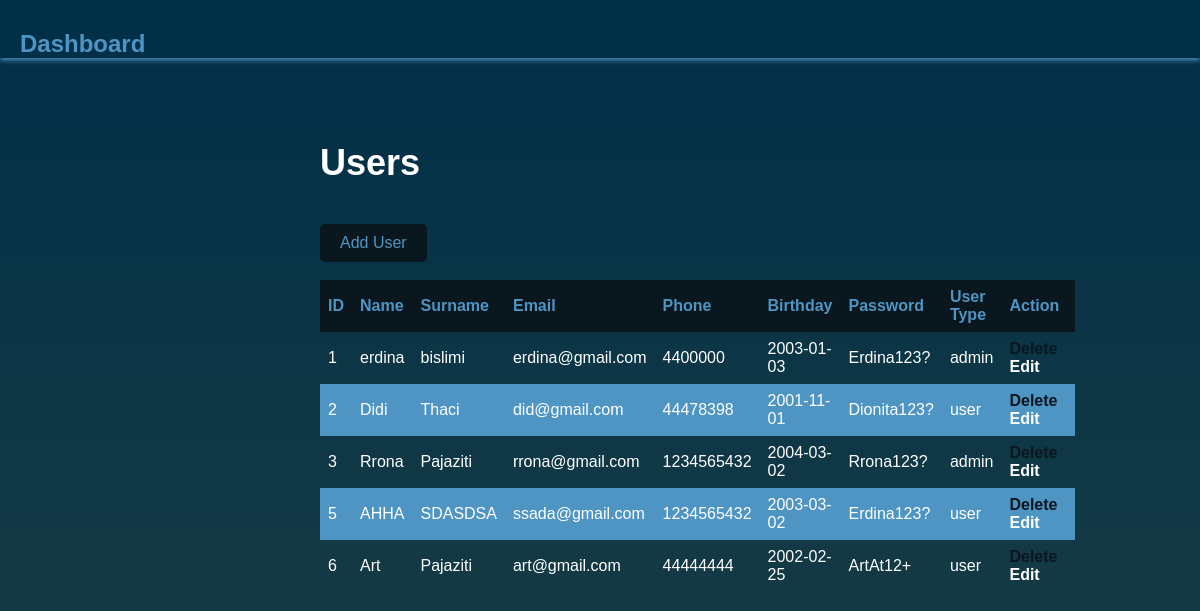
Page /dashboard/userDashboard.php on the committed database.
### tables this page shows
CREATE TABLE `travel_register` (
  `id` int(11) NOT NULL,
  `name` varchar(255) NOT NULL,
  `surname` varchar(255) NOT NULL,
  `email` varchar(255) NOT NULL,
  `phone` int(12) NOT NULL,
  `birthday` date NOT NULL,
  `password` varchar(255) NOT NULL,
  `user_type` varchar(255) NOT NULL
);

### config_register.php (called while the page is built, shortened)
<?php
class DatabaseRegister
{
    public $server = 'localhost';
    public $username = 'root';
    public $password="";
    public $database = 'travelagency';
    public $conn;
    public function __construct()
    {
        try {
            $this->conn = new mysqli($this->server, $this->username, $this->password, $this->database);
        } catch (Exception $e) {
            echo 'Connection Failed' . $e->getMessage();
        }
    }
    public function fetch()
    {
        $data = null;
        $query = "SELECT * FROM travel_register";
        if ($sql = $this->conn->query($query)) {
            while ($row = mysqli_fetch_assoc($sql)) {
                $data[] = $row;
            }
        }
        return $data;
    }
}

### dashboard/userDashboard.php (the view, shortened to what this page needs)
<!DOCTYPE html>
<html>
<head>
  <link rel="stylesheet" href="dashboardsStyle/userdashboard.css">
</head>
<body>
  <nav class="navbar">
    <a class="navbar-brand" href="dashboard.php">Dashboard</a>
  </nav>
  <div class="container">
    <h1>Users</h1>
     <a href="userAdd.php">  <button type="submit" name="submit" id="userAdd">Add User</button><br> <br> </a>
    <table>
      <thead>
        <tr>
           <th>ID</th>
          <th>Name</th>
          <th>Surname</th>
          <th>Email</th>
          <th>Phone</th>
          <th>Birthday</th>
          <th>Password</th>
          <th>User Type</th>
          <th>Action</th>
        </tr>
      </thead>
      <tbody>
      <?php
        include '../config_register.php';
        $databaseRegister = new DatabaseRegister();
        $rows = $databaseRegister->fetch();
        if(!empty($rows)){
        foreach($rows as $row){
       ?>
        <tr>
                <td><?php echo $row['id']; ?></td>
                <td><?php echo $row['name']; ?></td>
                <td><?php echo $row['surname']; ?></td>
                <td><?php echo $row['email']; ?></td>
                <td><?php echo $row['phone']; ?></td>
                <td><?php echo $row['birthday']; ?></td>
                <td><?php echo $row['password']; ?></td>
                <td><?php echo $row['user_type']; ?></td>
                <td>
                  <a href="userDelete.php?id=<?php echo $row['id']; ?>" class="btn btn1">Delete</a>
                  <a href="userEdit.php?id=<?php echo $row['id']; ?>" class="btn btn2">Edit</a>
                </td>
              </tr>
              <?php
                }
              }
              else{
                echo "There is no data!";
              }
            ?>
      </tbody>
    </table>
  </div>
</body>
</html>

### dashboard/dashboardsStyle/userdashboard.css (style rules this page uses)
* { box-sizing: border-box; }
body { font-family: sans-serif; margin: 0; padding: 0; background: linear-gradient(#012f49, #1e4041); }
.navbar { padding-top: 30px; box-shadow: 0px 2px 5px #4f95c4; }
.navbar-brand { font-size: 24px; font-weight: bold; padding-left: 20px; text-decoration: none; color: #4f95c4; }
.container { max-width: 50%; margin: 40px auto; padding: 20px; height: 100vh; }
h1 { font-size: 36px; font-weight: bold; margin-bottom: 40px; color: white; }
button[type="submit"] { background-color: #0a171f; color: #4f95c4; padding: 10px 20px; font-size: 16px; border: none; border-radius: 5px; cursor: pointer; }
table { border-collapse: collapse; width: 100%; }
th, td { text-align: left; padding: 8px; color: white; }
th { background-color: #0a171f; color: #4f95c4; }
tr:nth-child(even) { background-color: #4f95c4; }
a.btn { margin-right: 10px; text-decoration: none; font-weight: bolder; }
.btn1 { color: #0a171f; }
.btn2 { color: white; }

### rows in the picture
travel_register: id "1", name "erdina", surname "bislimi", email "erdina@gmail.com", phone "4400000", birthday "2003-01-03", password "Erdina123?", user_type "admin"
travel_register: id "2", name "Didi", surname "Thaci", email "did@gmail.com", phone "44478398", birthday "2001-11-01", password "Dionita123?", user_type "user"
travel_register: id "3", name "Rrona", surname "Pajaziti", email "rrona@gmail.com", phone "1234565432", birthday "2004-03-02", password "Rrona123?", user_type "admin"
travel_register: id "5", name "AHHA", surname "SDASDSA", email "ssada@gmail.com", phone "1234565432", birthday "2003-03-02", password "Erdina123?", user_type "user"
travel_register: id "6", name "Art", surname "Pajaziti", email "art@gmail.com", phone "44444444", birthday "2002-02-25", password "ArtAt12+", user_type "user"
